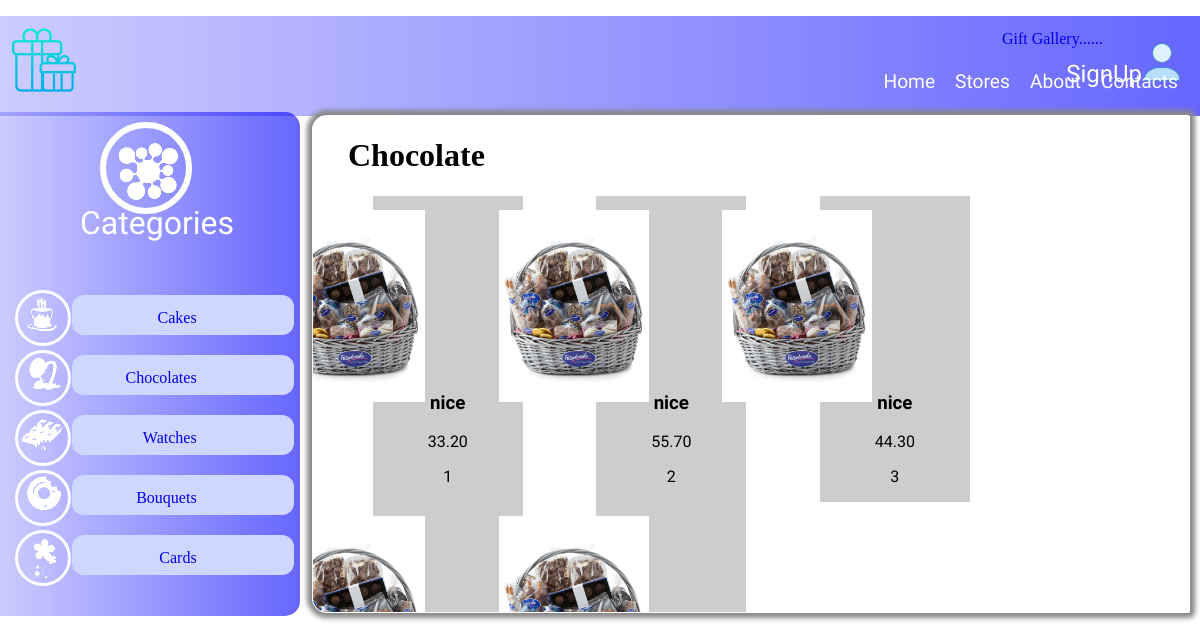
Screenshot of /chocolate/ with the database file from the repository.
### chocolates/models.py (models this page shows, shortened)
class Chocolate(models.Model):
    chocolate_id = models.CharField(max_length=120)
    description = models.TextField()
    price = models.DecimalField(decimal_places=2, max_digits=20, default=0.00)
    image = models.ImageField(upload_to=upload_image_path, null=True, blank=True)
    retailer = models.ForeignKey(Retailer, on_delete=models.CASCADE)

### chocolates/views.py (the view)
# urls.py: path('chocolate/', chocolate_list_view),
def chocolate_list_view(request):
    queryset=Chocolate.objects.all()
    context={
        'object_list':queryset
    }
    return render(request,"chocolate/list.html",context)

### chocolates/templates/chocolate/list.html (shortened to what this page needs)
{% load static %}
<!DOCTYPE html>
<html>
<head>
	<link rel="stylesheet" type="text/css" href="{% static 'css/giftgallary.css' %}">
</head>
<body>
<div class="header">
	<div class="img2">
	 <a href="/signup"><span class="signup">SignUp<img src="{% static 'img/icons8-customer-40.png' %}"></span></a>
	</div>
	  <div class="list">
		  <li>Home</li>
		  <li>Stores</li>
		  <li>About</li>
		  <li>Contacts</li>
	  </div>
	<p><a href="/products">Gift Gallery......</a></p>
	<div class="img1">
	   <img src="{% static 'img/gift-box (4).png' %}">
    </div>
</div>
<div class="row">
	<div class="col-3">
		<div class="left">
			<div class="circle">
			<img class="category"src="{% static 'img/output-onlinepngtools (7).png' %}">
			</div>
        <p>Categories</p>
      <div class="Categories">
            	<div class="circle1">
                	<img src="{% static 'img/output-onlinepngtools (1).png' %}">
               </div>
             <div class="item">
             	<p><a href="/cake">Cakes</a></p>
             </div>
		</div>
		<div class="Categories">
            	<div class="circle1">
                	<img src="{% static 'img/output-onlinepngtools (2).png' %}">
               </div>
             <div class="item">
             	<p><a href="/chocolate">Chocolates</a></p>
             </div>
		</div>
		<div class="Categories">
            	<div class="circle1">
                	<img src="{% static 'img/output-onlinepngtools (3).png' %}">
               </div>
             <div class="item">
             	<p><a href="/watch">Watches</a></p>
             </div>
		</div>
		<div class="Categories">
            	<div class="circle1">
                	<img src="{% static 'img/output-onlinepngtools (4).png' %}">
               </div>
             <div class="item">
             	<p><a href="/bouquet">Bouquets</a></p>
             </div>
		</div>
		<div class="Categories">
            	<div class="circle1">
                	<img src="{% static 'img/output-onlinepngtools (5).png' %}">
               </div>
             <div class="item">
             	<p><a href="/card">Cards</a></p>
             </div>
		</div>
	</div>
	</div>
	<div class="col-6">
		<div class="right">
			<div class="chocolate"><h1>Chocolate</h1>
				{% for obj in object_list %}
				<div class=items>
					<a href="{{obj.pk}}"><img src='/media/{{obj.image}}' width="100%"/></a>
					<h3>{{obj.description}}</h3>
					<p>{{obj.price}}</p>
					<p>{{obj.chocolate_id}}</p>
				</div>
				{% endfor %}
			</div>
			</div>
		</div>
	</div>
</body>
</html>

### static/css/giftgallary.css (style rules this page uses)
html { height: 100%; }
body { display: block; margin: 0; }
.header { height: 100px; color: white; background-image: linear-gradient(to right, rgba(0,0,255,0.2),rgba(0,0,255,.6)); }
.header .img2 a { position: absolute; color:white; right: 1.5%; top:3%; font-size: 1.5em; font-family: 'Lobster'; }
.img1 { position: absolute; left: 1%; top: 2%; }
.list { position: absolute; right:1%; top: 60px; }
li { font-family: 'Lobster', sans-serif; list-style-type: none; float: left; font-size: 1.2em; padding: 10px; }
.row::after { content: ""; clear: both; display: table; }
.left { background-image: linear-gradient(to right, rgba(0,0,255,0.2),rgba(0,0,255,.6)); position: fixed; top: 112px; height: 31.5em; overflow-x:hidden; overflow-y:auto; border-top-right-radius: 15px; border-bottom-right-radius: 15px; width:25%; }
.circle { border:6px solid white; height:80px; border-radius:50%; width:80px; position: relative; left: 100px; top: 10px; }
.Categories .circle1 { border:3px solid white; height: 50px; border-radius:50%; position: absolute; top: 40px; left:15px; }
.category { position: relative; top: 10px; }
.Categories { position: relative; top: 30px; margin-bottom: 20px; }
.item { background-color: #cfd6ff; height:40px; width: 74%; position: relative; top: 45px; left: 24%; border-radius: 12px; margin:10px 0; }
.right { border:1px solid white; border-radius: 2px; height: 31em; position: absolute; overflow-x:hidden; overflow-y:auto; top: 115px; width: 73%; left: 26%; border-bottom-left-radius:15px; border-top-left-radius: 15px; -moz-box-shadow: 0 0 5px 5px #888; -webkit-box-shadow: 0 0 5px 5px#888; box-shadow: 0 0 5px 5px #888; }
.left>p { font-size: 2em; text-align: center; position: absolute; left: 80px; top: 60px; color: white; font-family: 'Lobster', sans-serif; }
.col-3 { width: 25%; }
.items { display: inline-block; position: relative; left:25px; margin-left:2.5vh; margin-right:2.5vh; border:1px solid #eee; width:150px; min-height:15px; transition:1s; font-family: 'Lobster'; border:none; background-color: #cdcdcd; }
h1 { position: relative; left: 10px; margin-left: 25px; }
a { position: relative; float: right; right:7vh; text-decoration: none; outline:none; top:1vh; }
.items h3,.items p { text-align: center }

### rows the page displays
Chocolate: image (picture), description "nice", price "33.20", chocolate_id "1"
Chocolate: image (picture), description "nice", price "55.70", chocolate_id "2"
Chocolate: image (picture), description "nice", price "44.30", chocolate_id "3"
Chocolate: image (picture)
Chocolate: image (picture)
